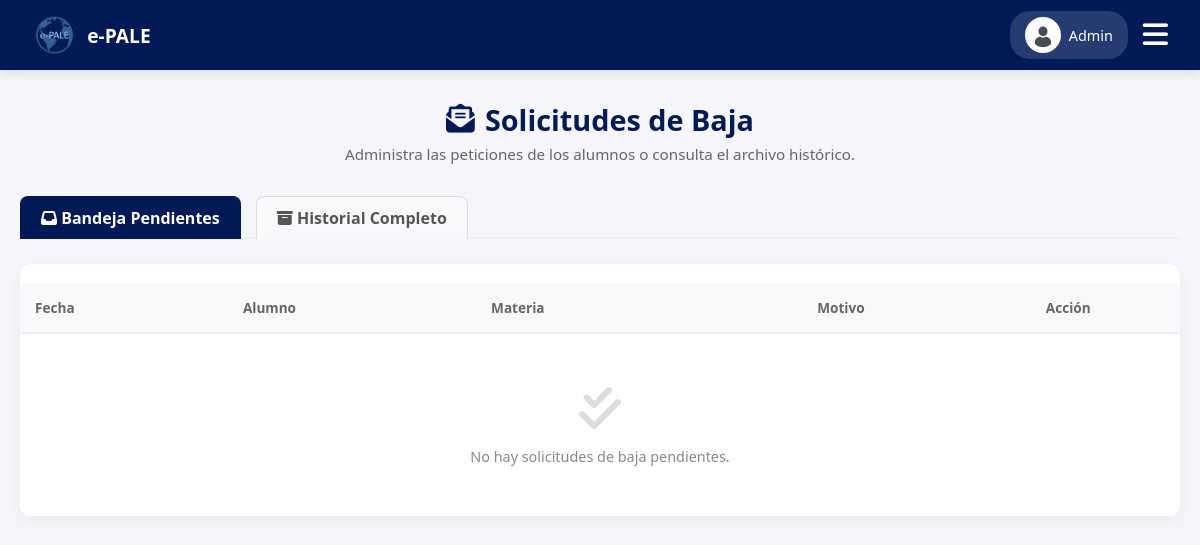
Page /admin/solicitudes.php (signed in) on the earlier database version.
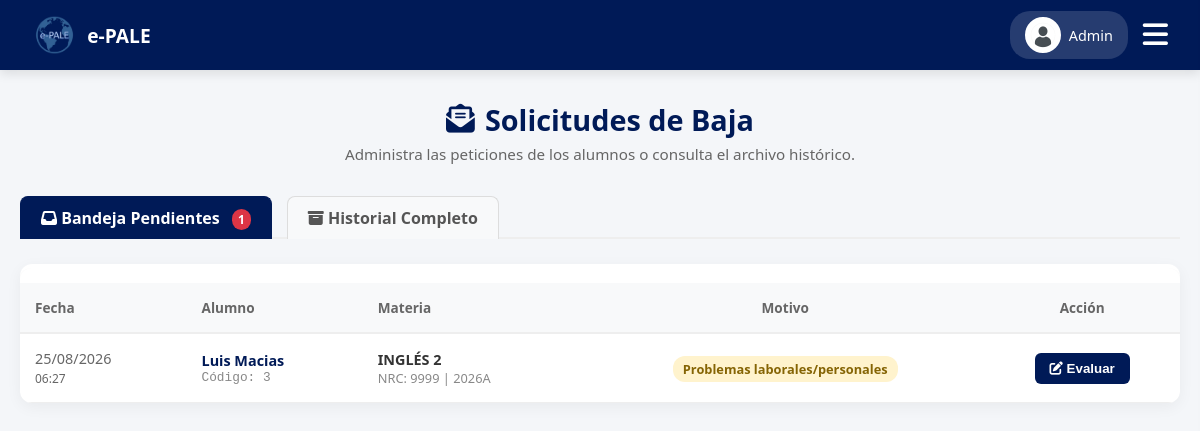
Same page on the later database version.
### tables this page shows
CREATE TABLE IF NOT EXISTS `solicitudes_bajas` (
  `solicitud_id` int NOT NULL AUTO_INCREMENT,
  `inscripcion_id` int NOT NULL,
  `motivo` varchar(255) NOT NULL,
  `descripcion` text,
  `estatus` enum('PENDIENTE','APROBADA','RECHAZADA','CANCELADA') DEFAULT 'PENDIENTE',
  `respuesta_admin` text,
  `fecha_solicitud` timestamp NULL DEFAULT CURRENT_TIMESTAMP,
  `fecha_respuesta` timestamp NULL DEFAULT NULL,
  PRIMARY KEY (`solicitud_id`),
  KEY `inscripcion_id` (`inscripcion_id`)
);

CREATE TABLE IF NOT EXISTS `usuarios` (
  `usuario_id` int NOT NULL AUTO_INCREMENT,
  `codigo` varchar(20) DEFAULT NULL,
  `nombre` varchar(50) NOT NULL,
  `apellido_paterno` varchar(50) NOT NULL,
  `apellido_materno` varchar(50) DEFAULT NULL,
  `correo` varchar(100) NOT NULL,
  `password` varchar(255) DEFAULT NULL,
  `telefono` varchar(20) DEFAULT NULL,
  `rol` enum('ADMIN','PROFESOR','ALUMNO') NOT NULL,
  `estatus` enum('ACTIVO','INACTIVO') DEFAULT 'ACTIVO',
  `genero` enum('MASCULINO','FEMENINO','OTRO') DEFAULT NULL,
  `periodo_ingreso` varchar(20) DEFAULT NULL,
  `foto_perfil` varchar(255) DEFAULT NULL,
  `google_id` varchar(255) DEFAULT NULL,
  `fecha_creacion` timestamp NULL DEFAULT CURRENT_TIMESTAMP,
  `fecha_cambio_password` timestamp NULL DEFAULT NULL,
  PRIMARY KEY (`usuario_id`),
  UNIQUE KEY `correo` (`correo`),
  UNIQUE KEY `codigo` (`codigo`)
);

CREATE TABLE IF NOT EXISTS `materias` (
  `materia_id` int NOT NULL AUTO_INCREMENT,
  `clave` varchar(10) NOT NULL,
  `nombre` varchar(50) NOT NULL,
  `nivel` int NOT NULL,
  PRIMARY KEY (`materia_id`),
  UNIQUE KEY `clave` (`clave`)
);

CREATE TABLE IF NOT EXISTS `grupos` (
  `nrc` int NOT NULL,
  `clave_siiau` varchar(50) DEFAULT NULL,
  `materia_id` int NOT NULL,
  `profesor_id` int NOT NULL,
  `ciclo_id` int NOT NULL,
  `cupo` int DEFAULT '30',
  `edicion_total` tinyint(1) DEFAULT '0',
  `clave_grupo` varchar(50) DEFAULT NULL,
  `estado` varchar(20) DEFAULT 'ACTIVO',
  PRIMARY KEY (`nrc`),
  KEY `materia_id` (`materia_id`),
  KEY `profesor_id` (`profesor_id`),
  KEY `ciclo_id` (`ciclo_id`)
);

CREATE TABLE IF NOT EXISTS `ciclos` (
  `ciclo_id` int NOT NULL AUTO_INCREMENT,
  `nombre` varchar(10) NOT NULL,
  `activo` tinyint(1) DEFAULT '1',
  PRIMARY KEY (`ciclo_id`)
);

### admin/solicitudes.php (the view, shortened to what the changed rows need)
<?php
require '../db.php';
$vista = isset($_GET['vista']) ? $_GET['vista'] : 'pendientes';
$filtro_estatus = ($vista === 'historial') ? "sb.estatus != 'PENDIENTE'" : "sb.estatus = 'PENDIENTE'";
$orden = ($vista === 'historial') ? "sb.fecha_solicitud DESC" : "sb.fecha_solicitud ASC";
$sql = "SELECT sb.*, u.nombre, u.apellido_paterno, u.codigo,
               m.nombre AS materia, m.nivel, c.nombre AS ciclo, g.nrc
        FROM solicitudes_bajas sb
        JOIN inscripciones i ON sb.inscripcion_id = i.inscripcion_id
        JOIN alumnos a ON i.alumno_id = a.alumno_id
        JOIN usuarios u ON a.usuario_id = u.usuario_id
        JOIN grupos g ON i.nrc = g.nrc
        JOIN materias m ON g.materia_id = m.materia_id
        JOIN ciclos c ON g.ciclo_id = c.ciclo_id
        WHERE $filtro_estatus
        ORDER BY $orden";
$solicitudes = $pdo->query($sql)->fetchAll(PDO::FETCH_ASSOC);
$total_pendientes = $pdo->query("SELECT COUNT(*) FROM solicitudes_bajas WHERE estatus = 'PENDIENTE'")->fetchColumn();
?>
<!DOCTYPE html>
<html lang="es">
<head>
    <link rel="stylesheet" href="../css/estudiante.css?v=<?php echo time(); ?>">
    <link rel="stylesheet" href="../css/admin.css?v=<?php echo time(); ?>">
    <link rel="stylesheet" href="https://cdnjs.cloudflare.com/ajax/libs/font-awesome/6.4.0/css/all.min.css">
</head>
<body>
    <main class="main-content">
        <div class="page-title-center" style="margin-bottom: 20px;">
            <h1><i class="fas fa-envelope-open-text"></i> Solicitudes de Baja</h1>
        </div>
        <div class="tabs-container">
            <a href="?vista=pendientes" class="btn-tab <?php echo $vista == 'pendientes' ? 'active' : ''; ?>">
                <i class="fas fa-inbox"></i> Bandeja Pendientes
                <?php if($total_pendientes > 0): ?><span class="badge-tab"><?php echo $total_pendientes; ?></span><?php endif; ?>
            </a>
        </div>
        <div class="card" style="padding: 0; overflow: hidden;">
            <div class="table-wrapper" style="overflow-x:auto;">
                <table class="history-table" style="width: 100%; border-collapse: collapse;">
                    <thead>
                        <tr>
                            <th style="padding: 15px; text-align: left; background-color: #f8f9fa; border-bottom: 2px solid #eee;">Fecha</th>
                            <th style="padding: 15px; text-align: left; background-color: #f8f9fa; border-bottom: 2px solid #eee;">Alumno</th>
                            <th style="padding: 15px; text-align: left; background-color: #f8f9fa; border-bottom: 2px solid #eee;">Materia</th>
                            <th style="padding: 15px; text-align: center; background-color: #f8f9fa; border-bottom: 2px solid #eee;">
                                <?php echo ($vista == 'pendientes') ? 'Motivo' : 'Estatus Final'; ?>
                            </th>
                            <th style="padding: 15px; text-align: center; background-color: #f8f9fa; border-bottom: 2px solid #eee;">Acción</th>
                        </tr>
                    </thead>
                    <tbody>
                        <?php if (count($solicitudes) > 0): ?>
                            <?php foreach ($solicitudes as $s): ?>
                                <tr style="border-bottom: 1px solid #eee;">
                                    <td style="padding: 15px; color: #666; font-size: 0.9rem;">
                                        <?php echo date('d/m/Y', strtotime($s['fecha_solicitud'])); ?><br>
                                        <small><?php echo date('H:i', strtotime($s['fecha_solicitud'])); ?></small>
                                    </td>
                                    <td style="padding: 15px;">
                                        <div style="font-weight: bold; color: var(--udg-blue);"><?php echo htmlspecialchars($s['nombre'] . ' ' . $s['apellido_paterno']); ?></div>
                                        <div style="font-size: 0.8rem; color: #888; font-family: monospace;">Código: <?php echo htmlspecialchars($s['codigo']); ?></div>
                                    </td>
                                    <td style="padding: 15px;">
                                        <div style="font-weight: bold; color: #333;"><?php echo htmlspecialchars($s['materia'] . ' ' . $s['nivel']); ?></div>
                                        <div style="font-size: 0.8rem; color: #888;">NRC: <?php echo htmlspecialchars($s['nrc']); ?> | <?php echo htmlspecialchars($s['ciclo']); ?></div>
                                    </td>
                                    <td style="padding: 15px; text-align: center;">
                                        <?php if($vista == 'pendientes'): ?>
                                            <span style="background: #fff3cd; color: #856404; padding: 4px 10px; border-radius: 12px; font-size: 0.8rem; font-weight: bold;"><?php echo htmlspecialchars($s['motivo']); ?></span>
                                        <?php endif; ?>
                                    </td>
                                    <td style="padding: 15px; text-align: center;">
                                        <?php if($vista == 'pendientes'): ?>
                                            <button onclick="abrirReview(<?php echo htmlspecialchars(json_encode($s), ENT_QUOTES, 'UTF-8'); ?>)" style="background: var(--udg-blue); color: white; border: none; padding: 8px 15px; border-radius: 6px; cursor: pointer; font-weight: bold;">
                                                <i class="fas fa-edit"></i> Evaluar
                                            </button>
                                        <?php else: ?>
                                            <button onclick="abrirReview(<?php echo htmlspecialchars(json_encode($s), ENT_QUOTES, 'UTF-8'); ?>)" style="background: #f1f3f5; color: #555; border: 1px solid #ccc; padding: 8px 15px; border-radius: 6px; cursor: pointer; font-weight: bold;">
                                                <i class="fas fa-eye"></i> Detalles
                                            </button>
                                        <?php endif; ?>
                                    </td>
                                </tr>
                            <?php endforeach; ?>
                        <?php else: ?>
                            <tr>
                                <td colspan="5" style="text-align: center; padding: 50px 20px; color: #888;">
                                    <?php if($vista == 'pendientes'): ?>
                                        <i class="fas fa-check-double" style="font-size: 3rem; color: #ddd; margin-bottom: 15px; display: block;"></i>
                                        No hay solicitudes de baja pendientes.
                                    <?php else: ?>
                                        <i class="fas fa-archive" style="font-size: 3rem; color: #ddd; margin-bottom: 15px; display: block;"></i>
                                        El historial está vacío.
                                    <?php endif; ?>
                                </td>
                            </tr>
                        <?php endif; ?>
                    </tbody>
                </table>
            </div>
        </div>
    </main>
</body>
</html>

Differences in the rows shown:
added solicitudes_bajas: fecha_solicitud "25/08/2026", fecha_solicitud "06:27", usuarios.nombre+apellido_paterno "Luis Macias", usuarios.codigo "3", materias.nombre+nivel "INGLÉS 2", grupos.nrc "9999", ciclos.nombre "2026A", motivo "Problemas laborales/personales"
Other differences:
$total_pendientes: (not shown) → "1"
text no longer shown: "No hay solicitudes de baja pendientes."
